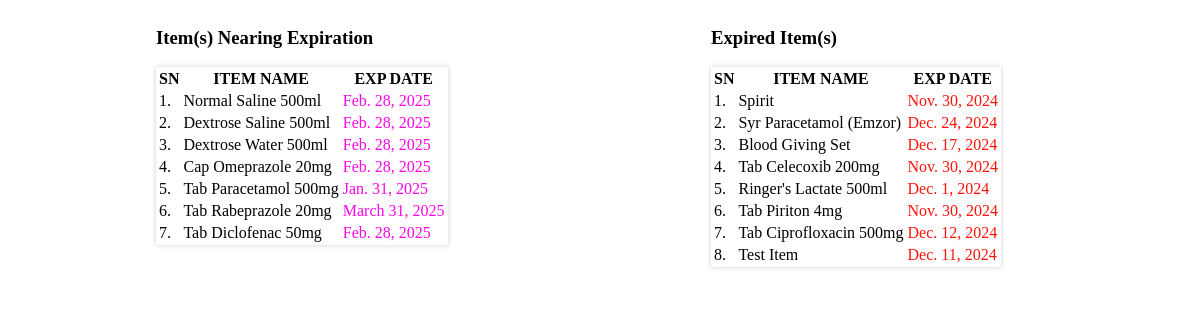
/exp_date_alert/ (signed in), run on the app's committed database.
### app/models.py (models this page shows, shortened)
class Item(models.Model):
    MARKUP_CHOICES = [
        (0, 'No markup'),
        (2.5, '2.5% markup'),
        (5, '5% markup'),
        (7.5, '7.5% markup'),
        (10, '10% markup'),
        (12.5, '12.5% markup'),
        (15, '15% markup'),
        (17.5, '17.5% markup'),
        (20, '20% markup'),
        (22.5, '22.5% markup'),
        (25, '25% markup'),
        (27.5, '27.5% markup'),
        (30, '30% markup'),
        (32.5, '32.5% markup'),
        (35, '35% markup'),
        (37.5, '37.5% markup'),
        (40, '40% markup'),
        (42.5, '42.5% markup'),
        (45, '45% markup'),
        (47.5, '47.5% markup'),
        (50, '50% markup'),
        (57.5, '57.5% markup'),
        (60, '60% markup'),
        (62.5, '62.5% markup'),
        (65, '65% markup'),
        (67.5, '67.5% markup'),
        (70, '70% markup'),
        (72., '72.% markup'),
        (75, '75% markup'),
        (77.5, '77.5% markup'),
        (80, '80% markup'),
        (82.5, '82.% markup'),
        (85, '85% markup'),
        (87.5, '87.5% markup'),
        (90, '90% markup'),
        (92., '92.% markup'),
        (95, '95% markup'),
        (97.5, '97.5% markup'),
        (100, '100% markup'),
    ]
    UNIT_CHOICES = [
        ('unit', 'Select Unit'),
        ('PCS', 'Pieces'),
        ('TAB', 'Tablets'),
        ('CAP', 'Capsules'),
        ('TIN', 'Tins'),
        ('BTL', 'Bottles'),
        ('PCK', 'Packets'),
        ('ROLL', 'Rolls'),
        ('CTN', 'Cartons'),
        ('AMP', 'Ampules'),
        ('VAIL', 'Vail'),
    ]
    name = models.CharField(max_length=100)
    brand = models.CharField(max_length=100, null=True, blank=True, default='None')
    unit = models.CharField(max_length=10, choices=UNIT_CHOICES, default='unit')
    cost = models.DecimalField(max_digits=10, decimal_places=2, default=0)
    price = models.DecimalField(max_digits=10, decimal_places=2)
    stock_quantity = models.IntegerField()
    exp_date = models.DateField()
    markup_percentage = models.DecimalField(max_digits=5, choices=MARKUP_CHOICES, decimal_places=2, default=0)

### app/views.py (the view)
# urls.py: path('exp_date_alert/', views.exp_date_alert, name='exp_date_alert'),
@login_required
def exp_date_alert(request):
    alert_threshold = timezone.now() + timedelta(days=90)
    expiring_items = Item.objects.filter(exp_date__lte=alert_threshold, exp_date__gt=timezone.now())
    expired_items = Item.objects.filter(exp_date__lt=timezone.now())
    for expired_item in expired_items:
        if expired_item.stock_quantity > 0:
            expired_item.stock_quantity = 0
            expired_item.save()
    return render(request, 'partials/exp_date_alert.html', {
        'expired_items': expired_items,
        'expiring_items': expiring_items,
    })

### app/templates/partials/exp_date_alert.html (shortened to what this page needs)
<!DOCTYPE html>
<html lang="en">
<head>
</head>
<body>
    {% block content %}
    <div class="box">
        <div class="near_exp">
            <h3>Item(s) Nearing Expiration</h3>
            {% if expiring_items %}
            <table class="table table-hover" style="box-shadow: 0 0 5px rgba(0, 0, 0, 0.2);">
                <thead class="table-success">
                    <tr>
                        <th>SN</th>
                        <th>ITEM NAME</th>
                        <th>EXP DATE</th>
                    </tr>
                </thead>
                <tbody>
                    {% for item in expiring_items %}
                    <tr>
                        <td>{{ forloop.counter}}.</td>
                        <td>{{ item.name|title }}</td>
                        <td style="color: rgb(255, 6, 230);">{{ item.exp_date }}</td>
                    </tr>
                    {% endfor %}
                </tbody>
            </table>
            {% else %}
            <p class="col-md-10 offset-md-1">No items are nearing expiration within the next 90 days.</p>
            {% endif %}
        </div>
        <div class="expired">
            <h3>Expired Item(s)</h3>
            {% if expired_items %}
            <table class="table table-hover" style="box-shadow: 0 0 5px rgba(0, 0, 0, 0.2);">
                <thead class="table-danger">
                    <tr>
                        <th>SN</th>
                        <th>ITEM NAME</th>
                        <th>EXP DATE</th>
                    </tr>
                </thead>
                <tbody>
                    {% for item in expired_items %}
                    <tr>
                        <td>{{ forloop.counter}}.</td>
                        <td>{{ item.name|title }}</td>
                        <td style="color: rgb(255, 20, 12);">{{ item.exp_date }}</td>
                    </tr>
                    {% endfor %}
                </tbody>
            </table>
            {% else %}
            <p class="col-md-8 offset-md-2">No items have expired.</p>
            {% endif %}
        </div>
    </div>
    {% endblock %}
</body>
</html>

### app/templates/partials/exp_date_alert.html (style rules this page uses)
.box { display: grid; grid-template-columns: 1fr 1fr; column-gap: 30px; max-width: 1500px; margin-left: 8em; }
.near_exp { width: 100%; margin-left: 20px; }
.expired { width: 100%; margin-left: 2rem; }

### data on the page
Item: name "Normal Saline 500ml", exp_date "Feb. 28, 2025"
Item: name "Dextrose Saline 500ml", exp_date "Feb. 28, 2025"
Item: name "Dextrose Water 500ml", exp_date "Feb. 28, 2025"
Item: name "Cap Omeprazole 20mg", exp_date "Feb. 28, 2025"
Item: name "Tab Paracetamol 500mg", exp_date "Jan. 31, 2025"
Item: name "Tab Rabeprazole 20mg", exp_date "March 31, 2025"
Item: name "Tab Diclofenac 50mg", exp_date "Feb. 28, 2025"
Item: name "Spirit", exp_date "Nov. 30, 2024"
Item: name "Syr Paracetamol (Emzor)", exp_date "Dec. 24, 2024"
Item: name "Blood Giving Set", exp_date "Dec. 17, 2024"
Item: name "Tab Celecoxib 200mg", exp_date "Nov. 30, 2024"
Item: name "Ringer's Lactate 500ml", exp_date "Dec. 1, 2024"
Item: name "Tab Piriton 4mg", exp_date "Nov. 30, 2024"
Item: name "Tab Ciprofloxacin 500mg", exp_date "Dec. 12, 2024"
Item: name "Test Item", exp_date "Dec. 11, 2024"
